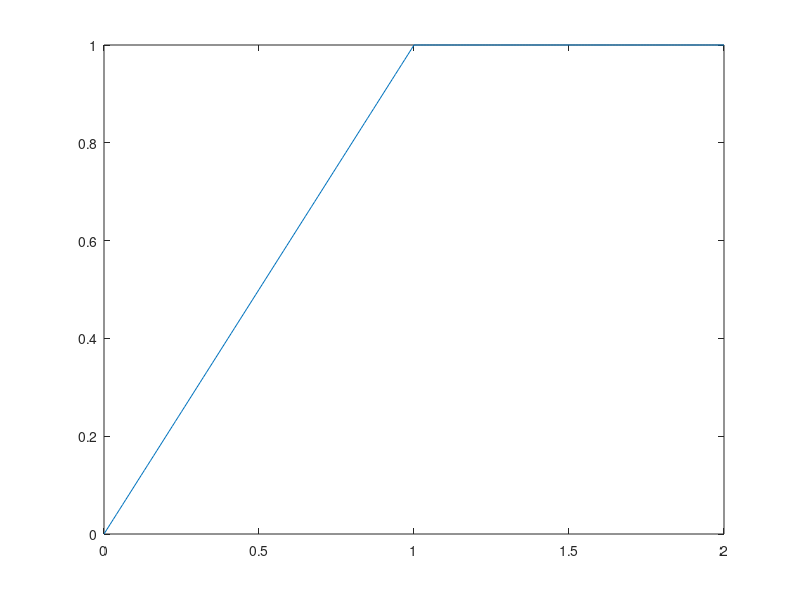

Source code (MATLAB): (Note: this script raises an error after producing the figure.)
c=1;
close all

mu=1;
xa=0:0.01:2;


y=mu*(min(0,xa-c)+c);

plot(xa,y)

x=sdpvar(1);
s=sdpvar(1);
obj=abs(s-(x-c));
y=mu*(s+c);
a=optimizer([s<=0; ],obj,[],x,y)


ya=a(xa);
hold on

plot(xa,ya)

%%
figA=figure
hold on
figB=figure
hold on


x0=ones(4,1)*100;
x0A=x0;
tInt=[0,0.1];
dslen=500;

uP=randi(15,[3,1]);
uP=repmat(uP,[20,1]);
figure
hold on
for i=1:dslen-1
    %sum(x0)
    datasetX(i,:)=x0;
    newC=1+randi(15,[3,1]);
    
    costFun = @(uSeq ) costFunSysID(uSeq,x0);

    uP=fmincon(costFun,uP,[],[],[],[],ones(numel(uP),1),ones(numel(uP),1)*16);
    newC=reshape(uP(1:3),[3,1]);

    odeFun = @(t,x0 ) stepSystem(x0,[1000; newC]);
    %odeFunOpt=@(t,x0) stepOpt([x0;1000; newC]);
    [tff,x0ff]=ode15s(odeFun,tInt,x0,[]);
    x0=x0ff(end,:)';
    tInt=tInt+diff(tInt);
    plot(tff,x0ff)
    
end
datasetX(i+1,:)=x0;





